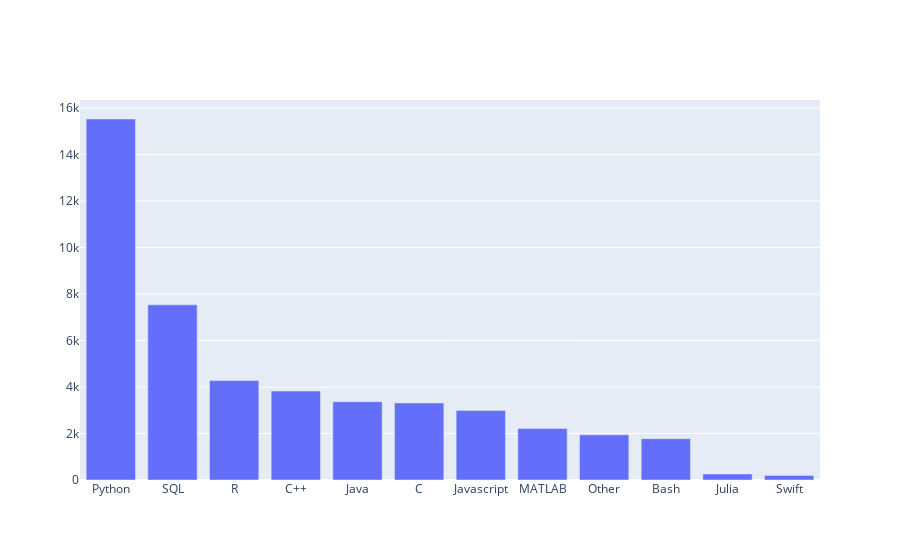

Notebook source saved alongside this figure:
### Markdown cell above
### **Language v/s Count**

### Code cell
# Q7
Quest['Q7'].columns= list(Quest['Q7'].mode().values)
Quest['Q7']
q7= Quest['Q7'].count().reset_index()
# q7
q7.columns= ['language', 'Count']
# q7.columns
q7= q7.sort_values('Count', ascending=False)
fig= go.Figure([go.Bar(x= q7.language, y= q7.Count)])
fig.show()
q7.language
q7.Count

### Figure 1 — Plotly figure (JSON) as saved in the notebook; plotly's stock layout.template omitted (floating-point values rounded to 4 significant figures)
{"data": [{"type": "bar", "x": ["Python", "SQL", "R", "C++", "Java", "C", "Javascript", "MATLAB", "Other", "Bash", "Julia", "Swift", null], "y": [15530, 7535, 4277, 3827, 3367, 3315, 2995, 2217, 1945, 1776, 262, 198, 0]}], "layout": {}}
